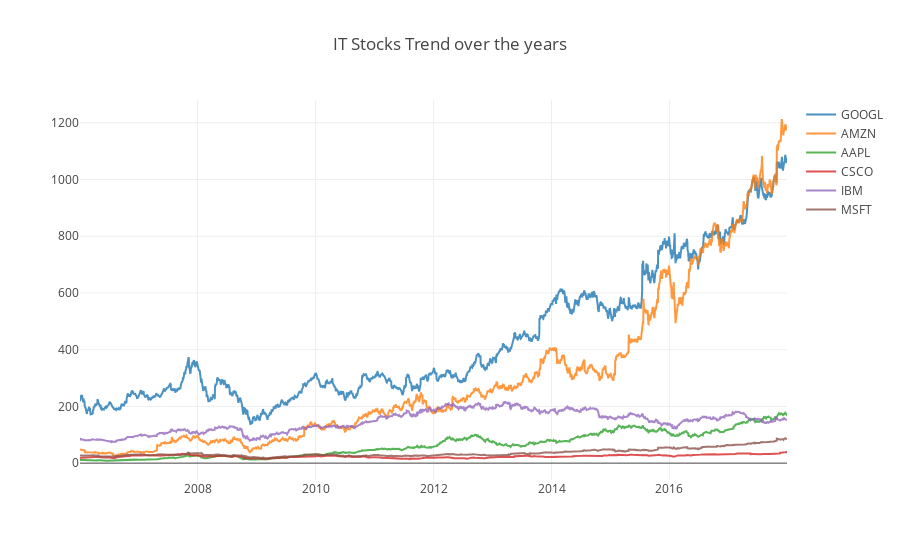

Notebook code cell kept with this figure:
### Markdown cell above
### I - Performance of IT stocks over the years

### Code cell
trace_google = go.Scatter(
                x=stocks[stocks['Name'] == 'GOOGL'].Date,
                y=stocks[stocks['Name'] == 'GOOGL'].High,
                name = "GOOGL",
                opacity = 0.8)

trace_amazon = go.Scatter(
                x=stocks[stocks['Name'] == 'AMZN'].Date,
                y=stocks[stocks['Name'] == 'AMZN'].High,
                name = "AMZN",
                opacity = 0.8)

trace_apple = go.Scatter(
                x=stocks[stocks['Name'] == 'AAPL'].Date,
                y=stocks[stocks['Name'] == 'AAPL'].High,
                name = "AAPL",
                opacity = 0.8)

trace_cisco = go.Scatter(
                x=stocks[stocks['Name'] == 'CSCO'].Date,
                y=stocks[stocks['Name'] == 'CSCO'].High,
                name = "CSCO",
                opacity = 0.8)

trace_IBM = go.Scatter(
                x=stocks[stocks['Name'] == 'IBM'].Date,
                y=stocks[stocks['Name'] == 'IBM'].High,
                name = "IBM",
                opacity = 0.8)

trace_microsoft = go.Scatter(
                x=stocks[stocks['Name'] == 'MSFT'].Date,
                y=stocks[stocks['Name'] == 'MSFT'].High,
                name = "MSFT",
                opacity = 0.8)

data = [trace_google,trace_amazon,trace_apple,trace_cisco,trace_IBM,trace_microsoft]

layout = dict(
    title = "IT Stocks Trend over the years ",
    xaxis = dict(
        range = ['2006-01-03','2017-12-29'])
)

fig = dict(data=data, layout=layout)
iplot(fig)

### Figure 1 — Plotly figure (JSON) as saved in the notebook; plotly's stock layout.template omitted (floating-point values rounded to 4 significant figures; data arrays with more than 128 entries replaced by an {"elided": "..."} marker saying what was removed)
{"data": [{"name": "GOOGL", "opacity": 0.8, "type": "scatter", "x": {"elided": "3019 str values"}, "y": {"elided": "3019 float values"}}, {"name": "AMZN", "opacity": 0.8, "type": "scatter", "x": {"elided": "3019 str values"}, "y": {"elided": "3019 float values"}}, {"name": "AAPL", "opacity": 0.8, "type": "scatter", "x": {"elided": "3019 str values"}, "y": {"elided": "3019 float values"}}, {"name": "CSCO", "opacity": 0.8, "type": "scatter", "x": {"elided": "3019 str values"}, "y": {"elided": "3019 float values"}}, {"name": "IBM", "opacity": 0.8, "type": "scatter", "x": {"elided": "3019 str values"}, "y": {"elided": "3019 float values"}}, {"name": "MSFT", "opacity": 0.8, "type": "scatter", "x": {"elided": "3019 str values"}, "y": {"elided": "3019 float values"}}], "layout": {"title": "IT Stocks Trend over the years ", "xaxis": {"range": ["2006-01-03", "2017-12-29"]}}}
